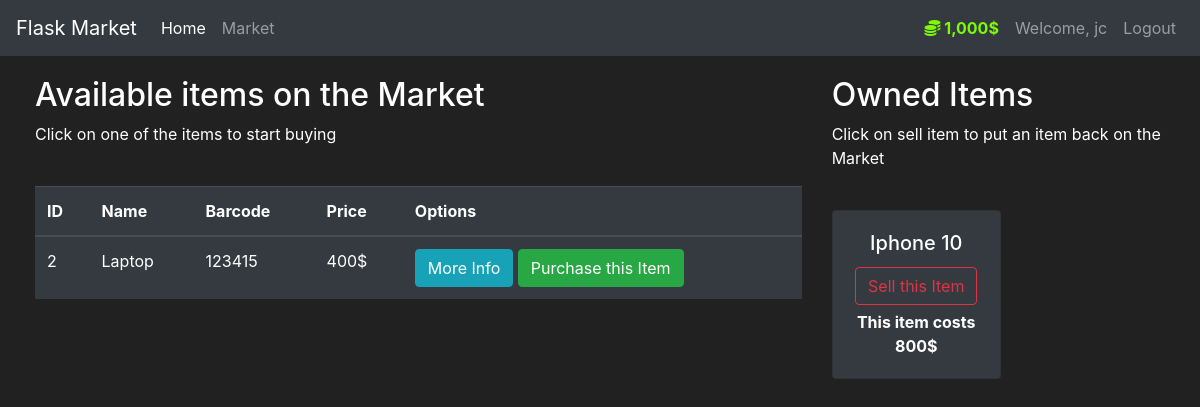
The app's page /market (signed in) with its own data.
### market/models.py (models this page shows, shortened)
class User(db.Model, UserMixin):
    id = db.Column(db.Integer(), primary_key=True)
    username = db.Column(db.String(length=30), nullable=False, unique=True)
    email_address = db.Column(db.String(length=50), nullable=False, unique=True)
    password_hash = db.Column(db.String(length=60), nullable=False)
    budget = db.Column(db.Integer(), nullable=False, default=1000)
    items = db.relationship('Item', backref='owned_user', lazy=True)
    @property
    def prettier_budget(self):
        if len(str(self.budget)) >= 4:
            return f'{str(self.budget)[:-3]},{str(self.budget)[-3:]}$'
        else:
            return f"{self.budget}$"
    @property
    def password(self):
        return self.password

class Item(db.Model):
    id = db.Column(db.Integer(), primary_key=True)
    name = db.Column(db.String(length=30), nullable=False, unique=True)
    price = db.Column(db.Integer(), nullable=False)
    barcode = db.Column(db.String(length=12), nullable=False, unique=True)
    description = db.Column(db.String(length=1024), nullable=False, unique=True)
    owner = db.Column(db.Integer(), db.ForeignKey('user.id'))

### market/routes.py (the view, shortened to what this page needs)
@app.route('/market', methods=['GET', 'POST'])
@login_required
def market_page():
    purchase_form = PurchaseItemForm()
    selling_form = SellItemForm()
    if request.method == "GET":
        items = Item.query.filter_by(owner=None)
        owned_items = Item.query.filter_by(owner=current_user.id)
        return render_template('market.html', items=items, purchase_form=purchase_form, owned_items=owned_items, selling_form=selling_form)

### market/models.py (called while the page is built)
@login_manager.user_loader
def load_user(user_id):
    return User.query.get(int(user_id))

### market/templates/market.html (shortened to what this page needs)
{% extends 'base.html' %}
{% block content %}
<div class="row" style="margin-top:20px; margin-left:20px">
    <div class="col-8">
        <h2>Available items on the Market</h2>
        <p>Click on one of the items to start buying</p>
        <br>
        <table class="table table-hover table-dark">
            <thead>
                <tr>
                    <th scope="col">ID</th>
                    <th scope="col">Name</th>
                    <th scope="col">Barcode</th>
                    <th scope="col">Price</th>
                    <th scope="col">Options</th>
                </tr>
            </thead>
            <tbody>
                {% for item in items %}
                <tr>
                    <td>{{ item.id }}</td>
                    <td>{{ item.name }}</td>
                    <td>{{ item.barcode }}</td>
                    <td>{{ item.price }}$</td>
                    <td>
                        <button class="btn btn-outline btn-info" data-toggle="modal"
                            data-target="#Modal-MoreInfo-{{ item.id }}">More Info</button>
                        <button class="btn btn-outline btn-success" data-toggle="modal"
                            data-target="#Modal-PurchaseConfirm-{{ item.id }}">Purchase this Item</button>
                    </td>
                </tr>
                {% endfor %}
            </tbody>
        </table>
    </div>
    <div class="col-4">
        <h2>Owned Items</h2>
        <p>Click on sell item to put an item back on the Market</p>
        <br>
        <div class="row">
            {% for owned_item in owned_items %}
            <div class="col-md-6">
                <div style="margin-bottom: 5px" class="card text-center bg-dark">
                    <div class="card-body">
                        <h5 class="card-title">{{ owned_item.name }}</h5>
                        <button type="button" class="btn btn-outline-danger" style="margin-bottom: 5px"
                            data-toggle="modal" data-target="#Modal-SellingConfirm-{{ owned_item.id }}">
                            Sell this Item
                        </button>
                        <p class="card-text"><strong>
                                This item costs {{ owned_item.price }}$
                            </strong></p>
                    </div>
                </div>
            </div>
            {% endfor %}
        </div>
    </div>
</div>
{% endblock %}

### market/templates/base.html (shortened to what this page needs)
<!doctype html>
<html lang="en">
<head>
  <link rel="stylesheet" href="https://cdn.jsdelivr.net/npm/bootstrap@4.5.3/dist/css/bootstrap.min.css"
>
</head>
<body>
  <nav class="navbar navbar-expand-md navbar-dark bg-dark">
    <a class="navbar-brand" href="#">Flask Market</a>
    <div class="collapse navbar-collapse" id="navbarNav">
      <ul class="navbar-nav mr-auto">
        <li class="nav-item active">
          <a class="nav-link" href="{{ url_for('home_page') }}">Home <span class="sr-only">(current)</span></a>
        </li>
        <li class="nav-item">
          <a class="nav-link" href="{{ url_for('market_page') }}">Market</a>
        </li>
      </ul>
      {% if current_user.is_authenticated %}
      <ul class="navbar-nav">
        <li class="nav-item">
          <a class="nav-link" style="color: lawngreen; font-weight: bold">
            <i class="fas fa-coins"></i>
            {{ current_user.prettier_budget }}
          </a>
        </li>
        <li class="nav-item">
          <a class="nav-link">Welcome, {{ current_user.username }}</a>
        </li>
        <li class="nav-item">
          <a class="nav-link" href="{{ url_for('logout_page') }}">Logout</a>
        </li>
      </ul>
      {% endif %}
    </div>
  </nav>
  {% block content %}
  {% endblock %}
</body>
</html>

### market/templates/base.html (style rules this page uses)
body { background-color: #212121; color: white }

### records on screen
User: prettier_budget "1,000$", username "jc"
Item: id "2", name "Laptop", barcode "123415", price "400"
Item: name "Iphone 10", price "800"
